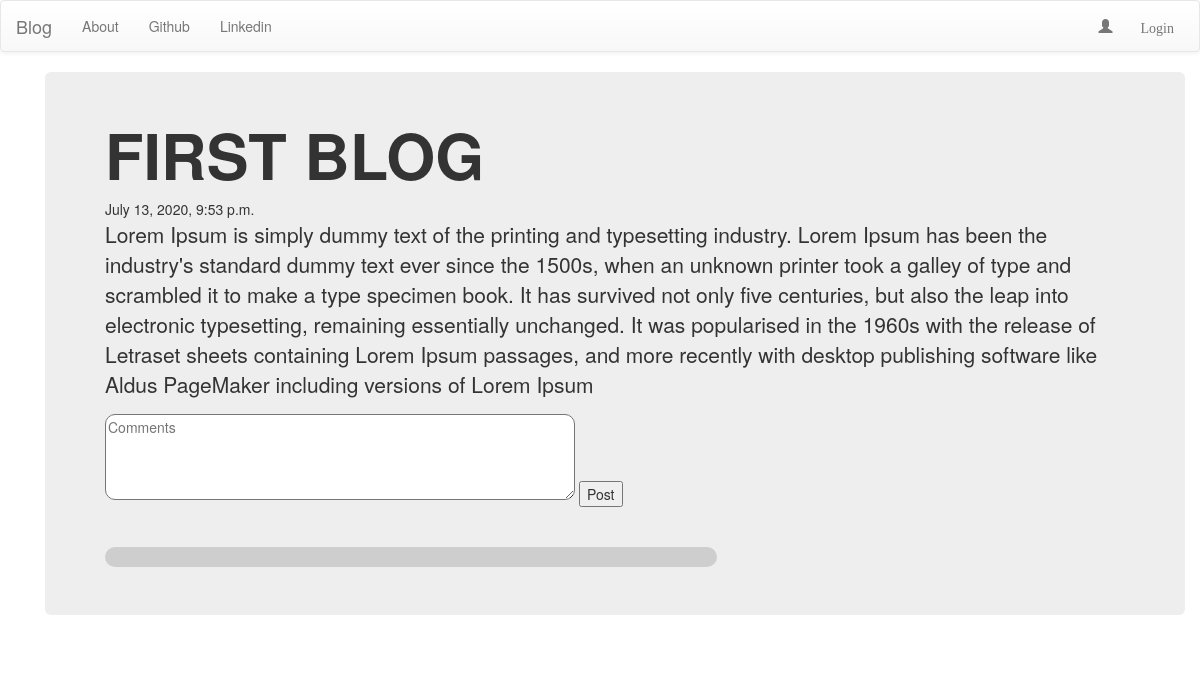
The app's page /post/1/ with its own data.
### blog/models.py (models this page shows, shortened)
class Post(models.Model):
    author = models.ForeignKey('auth.User',on_delete=models.CASCADE)
    title = models.CharField(max_length=200)
    text = models.TextField()
    creation_date = models.DateTimeField(default=timezone.now)
    published_date = models.DateTimeField(blank=True,null=True)

class Comment(models.Model):
    post = models.ForeignKey('blog.Post',on_delete=models.CASCADE,related_name='comments')
    author = models.CharField(max_length=300)
    text = models.TextField(max_length=400)
    create_date = models.DateTimeField(default=timezone.now)
    comment_approve = models.BooleanField(default=False)
    def __str__(self):
        return self.text

### blog/views.py (the view)
# urls.py: url(r'^post/(?P<pk>\d+)/$',views.PostDetailView.as_view(),name='post_detail'),
class PostDetailView(DetailView):
    model = Post
    template_name = 'blog/post_detail.html'

### blog/Templates/blog/post_detail.html (shortened to what this page needs)
<!DOCTYPE html>
{% extends 'blog/base.html' %}
{% block content %}
    <div class="container">
        <div class="jumbotron">
        <h1 class="post-title ">{{ post.title }}</h1>
        {% if post.published_date %}
            <div class="data postdata">
                {{ post.published_date }}
            </div>
        {% else %}
        <a href="{% url 'blog:post_publish' %}" class="btn btn-default" >Publish</a>
        {% endif %}
        <p class="postcontent">{{ post.text }}</p>
         <div>
            <form action="{% url 'blog:comment' pk=post.pk%}" method="post">
                <textarea name="text" id="" class="textarea" cols="60" rows="4" placeholder="Comments"></textarea>
                <input type="submit" Value="Post">
            </form>
        </div>
        <div class="comments">
            {% for comment in post.comments.all %}
                <div class="commdet">
                </div>
            {% empty %}
                    <p>No Comments</p>
            {% endfor %}
        </div>
        </div>
    </div>
{% endblock %}

### blog/static/css/style.css (style rules this page uses)
.post-title { text-decoration:none; text-transform:uppercase; margin-top:0px; font-weight:bold; }
.comments { margin-top:40px; width:100%; }
.commdet { padding:10px; width: 60%; margin-top:30px; background-color:#cecece; border-radius:30px; }
.textarea { border-radius:10px; }

### records on screen
Post: title "FIRST BLOG", published_date "July 13, 2020, 9:53 p.m.", text "Lorem Ipsum is simply dummy text of the printing and typesetting industry. Lorem Ipsum has been the industry's standard dummy text ever since the 1500s, when an unknown printer took a galley of type and scrambled it to make a type specimen book. It has survived not only five centuries, but also the leap into electronic typesetting, remaining essentially unchanged. It was popularised in the 1960s with the release of Letraset sheets containing Lorem Ipsum passages, and more recently with desktop publishing software like Aldus PageMaker including versions of Lorem Ipsum"
